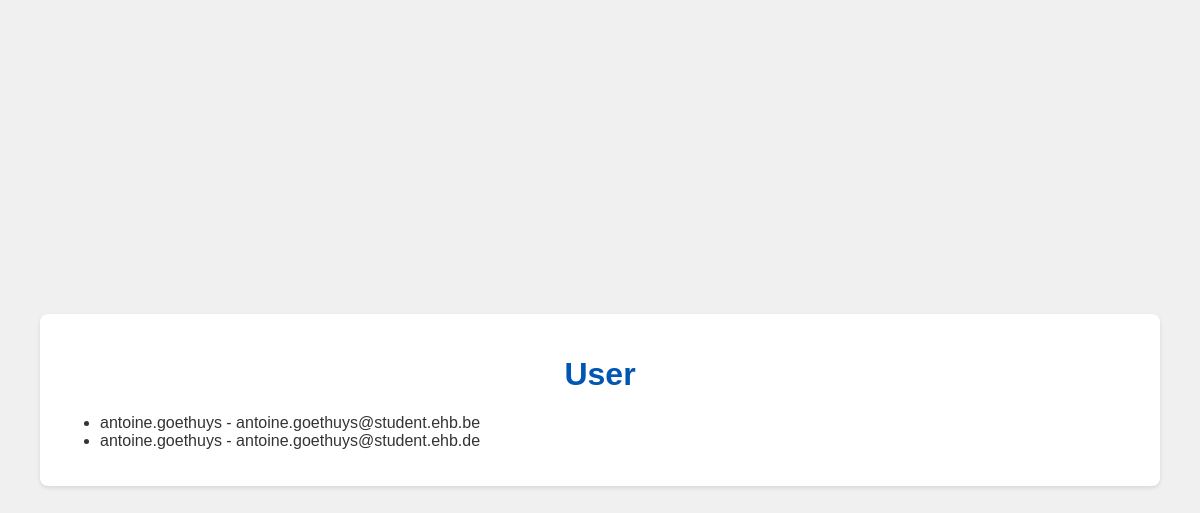
Before: / with the older database file.
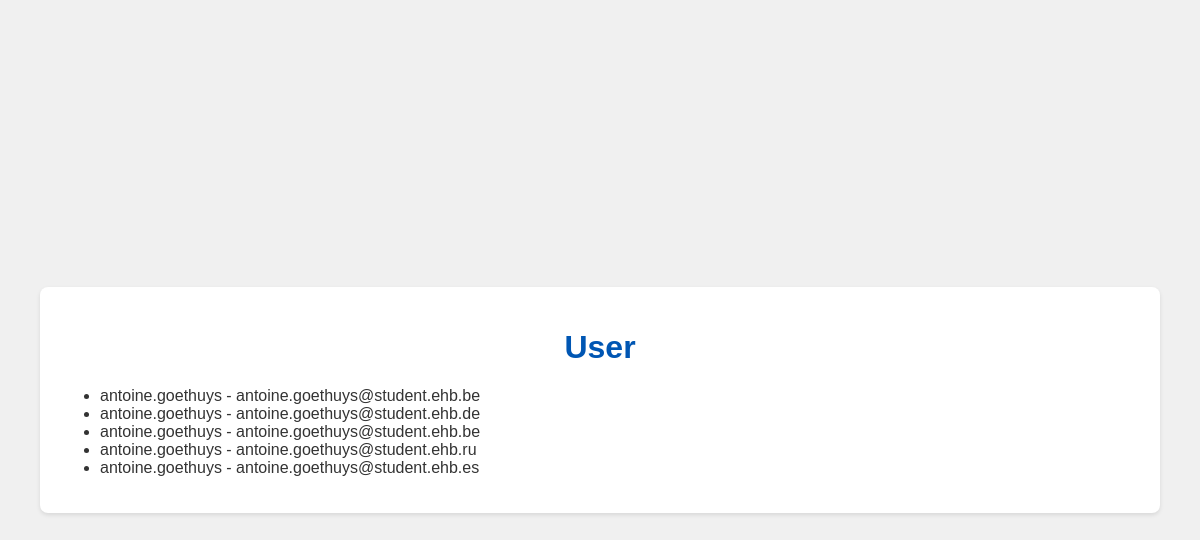
After: the same page with the newer database file.
### tables this page shows
CREATE TABLE users 
              (
               id INTEGER PRIMARY KEY, 
               username TEXT, 
               email TEXT,
               company TEXT,
               country TEXT,
               postcode TEXT,
               password TEXT
              );

### api.py (the view)
@app.route('/')
def index():
    conn = get_db_connection()
    users = conn.execute('SELECT * FROM users').fetchall()
    conn.close()
    return render_template('index.html', users=users)

### api.py (called while the page is built)
def get_db_connection():
    if not os.path.exists('data.db'):
        create_db()
    conn = sqlite3.connect('data.db')
    conn.row_factory = sqlite3.Row
    return conn

### templates/index.html (shortened to what this page needs)
{% extends "base.html" %}
{% block content %}
    <h1>User</h1>
    <ul>
        {% for user in users %}
            <li>{{ user.username }} - {{ user.email }}</li>
        {% endfor %}
    </ul>
{% endblock %}

Changed rows visible on the page:
added users: username "antoine.goethuys", email "antoine.goethuys@student.ehb.be"
added users: username "antoine.goethuys", email "antoine.goethuys@student.ehb.ru"
added users: username "antoine.goethuys", email "antoine.goethuys@student.ehb.es"
